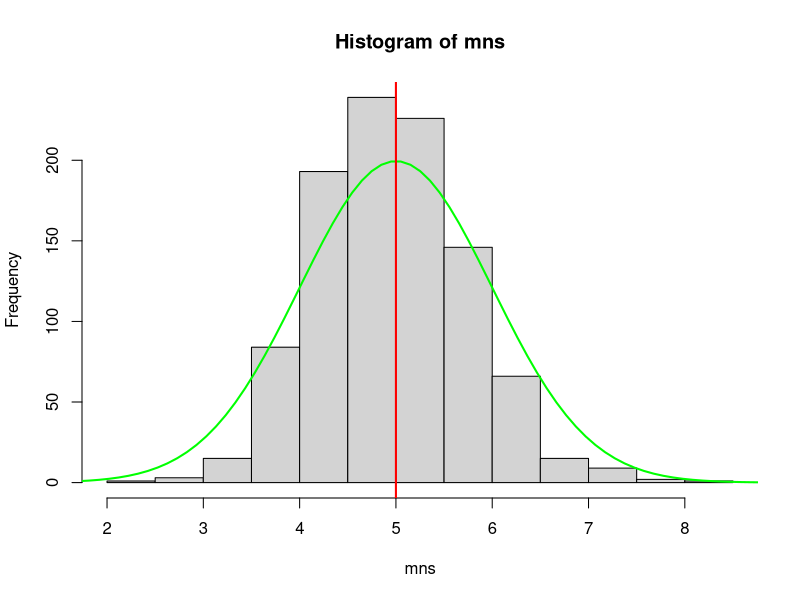
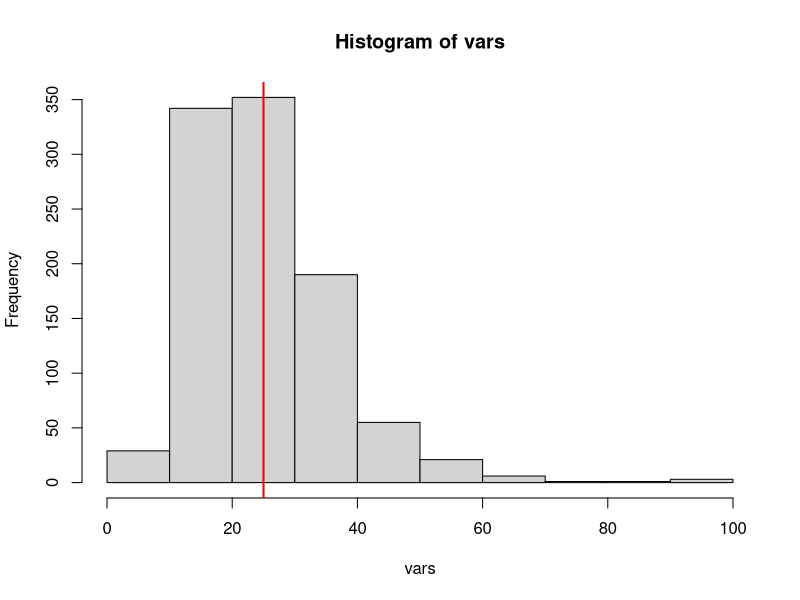

These figures' R source, in order:
## ---- chunk 1
lambda = 0.2
theoretical_mean = lambda^-1
## ---- chunk 2
mns = NULL
for (i in 1: 1000) mns = c(mns, mean(rexp(40, 0.2)))
hist(mns)
x <- seq(0, 10, length=100)
hx <- dnorm(x, mean=5)
lines(x, hx*500, col="green", lwd=2)
abline(v=5, col="red", lwd=2)
## ---- chunk 3
theoretical_variance = lambda^-2
## ---- chunk 4
vars = NULL
for (i in 1: 1000) vars = c(vars, var(rexp(40, 0.2)))
hist(vars)
abline(v=25, col="red", lwd=2)
